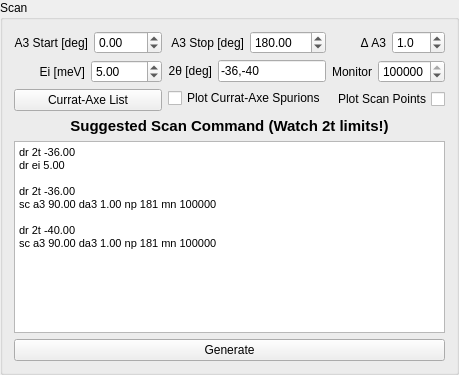
    <widget class="QGroupBox" name="groupBox_4">
     <property name="toolTip">
      <string/>
     </property>
     <property name="statusTip">
      <string/>
     </property>
     <property name="title">
      <string>Scan</string>
     </property>
     <layout class="QVBoxLayout" name="verticalLayout">
      <item>
       <layout class="QHBoxLayout" name="horizontalLayout_49">
        <item>
         <layout class="QVBoxLayout" name="verticalLayout_18">
          <item>
           <layout class="QHBoxLayout" name="horizontalLayout_50">
            <item>
             <widget class="QLabel" name="label_37">
              <property name="toolTip">
               <string>Start of sample rotation</string>
              </property>
              <property name="statusTip">
               <string>Start of sample rotation</string>
              </property>
              <property name="text">
               <string>A3 Start [deg]</string>
              </property>
              <property name="alignment">
               <set>Qt::AlignRight|Qt::AlignTrailing|Qt::AlignVCenter</set>
              </property>
             </widget>
            </item>
            <item>
             <widget class="QDoubleSpinBox" name="scan_a3Start_spinBox">
              <property name="toolTip">
               <string>Start of sample rotation</string>
              </property>
              <property name="statusTip">
               <string>Start of sample rotation</string>
              </property>
              <property name="minimum">
               <double>-720.000000000000000</double>
              </property>
              <property name="maximum">
               <double>720.000000000000000</double>
              </property>
             </widget>
            </item>
           </layout>
          </item>
          <item>
           <layout class="QHBoxLayout" name="horizontalLayout_51">
            <item>
             <widget class="QLabel" name="label_38">
              <property name="toolTip">
               <string>Incoming energy for scan</string>
              </property>
              <property name="statusTip">
               <string>Incoming energy for scan</string>
              </property>
              <property name="text">
               <string>Ei [meV]</string>
              </property>
              <property name="alignment">
               <set>Qt::AlignRight|Qt::AlignTrailing|Qt::AlignVCenter</set>
              </property>
             </widget>
            </item>
            <item>
             <widget class="QDoubleSpinBox" name="scan_ei_spinBox">
              <property name="toolTip">
               <string>Incoming energy for scan</string>
              </property>
              <property name="statusTip">
               <string>Incoming energy for scan</string>
              </property>
              <property name="value">
               <double>5.000000000000000</double>
              </property>
             </widget>
            </item>
           </layout>
          </item>
          <item>
           <widget class="QPushButton" name="scan_curratAxe_pushButton">
            <property name="toolTip">
             <string>Create/Edit Currat-Axe list</string>
            </property>
            <property name="statusTip">
             <string>Create/Edit Currat-Axe list</string>
            </property>
            <property name="text">
             <string>Currat-Axe List</string>
            </property>
           </widget>
          </item>
         </layout>
        </item>
        <item>
         <layout class="QVBoxLayout" name="verticalLayout_19">
          <item>
           <layout class="QHBoxLayout" name="horizontalLayout_52">
            <item>
             <widget class="QLabel" name="label_39">
              <property name="toolTip">
               <string>End of sample rotation</string>
              </property>
              <property name="statusTip">
               <string>End of sample rotation</string>
              </property>
              <property name="text">
               <string>A3 Stop [deg]</string>
              </property>
              <property name="alignment">
               <set>Qt::AlignRight|Qt::AlignTrailing|Qt::AlignVCenter</set>
              </property>
             </widget>
            </item>
            <item>
             <widget class="QDoubleSpinBox" name="scan_a3Stop_spinBox">
              <property name="toolTip">
               <string>End of sample rotation</string>
              </property>
              <property name="statusTip">
               <string>End of sample rotation</string>
              </property>
              <property name="minimum">
               <double>-720.000000000000000</double>
              </property>
              <property name="maximum">
               <double>720.000000000000000</double>
              </property>
              <property name="value">
               <double>180.000000000000000</double>
              </property>
             </widget>
            </item>
           </layout>
          </item>
          <item>
           <layout class="QHBoxLayout" name="horizontalLayout_53">
            <item>
             <widget class="QLabel" name="label_40">
              <property name="toolTip">
               <string>Scattering angle list (Seperate by ',')</string>
              </property>
              <property name="statusTip">
               <string>Scattering angle list (Seperate by ',')</string>
              </property>
              <property name="text">
               <string>2θ [deg]</string>
              </property>
              <property name="alignment">
               <set>Qt::AlignRight|Qt::AlignTrailing|Qt::AlignVCenter</set>
              </property>
             </widget>
            </item>
            <item>
             <widget class="QLineEdit" name="scan_a4_lineEdit">
              <property name="sizePolicy">
               <sizepolicy hsizetype="Minimum" vsizetype="Fixed">
                <horstretch>0</horstretch>
                <verstretch>0</verstretch>
               </sizepolicy>
              </property>
              <property name="toolTip">
               <string>Scattering angle list (Seperate by ',')</string>
              </property>
              <property name="statusTip">
               <string>Scattering angle list (Seperate by ',')</string>
              </property>
              <property name="text">
               <string>-36,-40</string>
              </property>
             </widget>
            </item>
           </layout>
          </item>
          <item>
           <widget class="QCheckBox" name="scan_curratAxe_checkBox">
            <property name="toolTip">
             <string>Plot Currat-Axe spurions on top</string>
            </property>
            <property name="statusTip">
             <string>Plot Currat-Axe spurions on top</string>
            </property>
            <property name="text">
             <string>Plot Currat-Axe Spurions</string>
            </property>
           </widget>
          </item>
         </layout>
        </item>
        <item>
         <layout class="QVBoxLayout" name="verticalLayout_20">
          <item>
           <layout class="QHBoxLayout" name="horizontalLayout_54">
            <item>
             <widget class="QLabel" name="label_41">
              <property name="toolTip">
               <string>Number of sample rotation steps</string>
              </property>
              <property name="statusTip">
               <string>Number of sample rotation steps</string>
              </property>
              <property name="text">
               <string>Δ A3</string>
              </property>
              <property name="alignment">
               <set>Qt::AlignRight|Qt::AlignTrailing|Qt::AlignVCenter</set>
              </property>
             </widget>
            </item>
            <item>
             <widget class="QDoubleSpinBox" name="scan_da3_doubleSpinBox">
              <property name="toolTip">
               <string>Step in A3</string>
              </property>
              <property name="statusTip">
               <string>Step in A3</string>
              </property>
              <property name="decimals">
               <number>1</number>
              </property>
              <property name="minimum">
               <double>0.100000000000000</double>
              </property>
              <property name="maximum">
               <double>10.000000000000000</double>
              </property>
              <property name="singleStep">
               <double>0.500000000000000</double>
              </property>
              <property name="value">
               <double>1.000000000000000</double>
              </property>
             </widget>
            </item>
           </layout>
          </item>
          <item>
           <layout class="QHBoxLayout" name="horizontalLayout_55"/>
          </item>
          <item>
           <layout class="QHBoxLayout" name="horizontalLayout_17">
            <property name="sizeConstraint">
             <enum>QLayout::SetDefaultConstraint</enum>
            </property>
            <item>
             <widget class="QLabel" name="label_19">
              <property name="toolTip">
               <string>Monitor for scan</string>
              </property>
              <property name="statusTip">
               <string>Monitor for scan</string>
              </property>
              <property name="text">
               <string>Monitor</string>
              </property>
              <property name="alignment">
               <set>Qt::AlignRight|Qt::AlignTrailing|Qt::AlignVCenter</set>
              </property>
             </widget>
            </item>
            <item>
             <widget class="QSpinBox" name="scan_monitor_spinBox">
              <property name="toolTip">
               <string>Monitor for scan</string>
              </property>
              <property name="statusTip">
               <string>Monitor for scan</string>
              </property>
              <property name="minimum">
               <number>1</number>
              </property>
              <property name="maximum">
               <number>100000000</number>
              </property>
              <property name="singleStep">
               <number>1000</number>
              </property>
              <property name="value">
               <number>100000</number>
              </property>
             </widget>
            </item>
           </layout>
          </item>
          <item>
           <widget class="QCheckBox" name="scan_plot_checkBox">
            <property name="toolTip">
             <string>Plot individual scan points</string>
            </property>
            <property name="statusTip">
             <string>Plot individual scan points</string>
            </property>
            <property name="layoutDirection">
             <enum>Qt::RightToLeft</enum>
            </property>
            <property name="text">
             <string>Plot Scan Points</string>
            </property>
           </widget>
          </item>
         </layout>
        </item>
       </layout>
      </item>
      <item>
       <widget class="QLabel" name="label_5">
        <property name="font">
         <font>
          <pointsize>11</pointsize>
          <weight>75</weight>
          <bold>true</bold>
         </font>
        </property>
        <property name="text">
         <string>Suggested Scan Command (Watch 2t limits!)</string>
        </property>
        <property name="alignment">
         <set>Qt::AlignCenter</set>
        </property>
       </widget>
      </item>
      <item>
       <widget class="QTextEdit" name="scanCommand_textEdit">
        <property name="toolTip">
         <string>Suggested script</string>
        </property>
        <property name="statusTip">
         <string>Suggested script</string>
        </property>
        <property name="readOnly">
         <bool>false</bool>
        </property>
        <property name="html">
         <string>&lt;!DOCTYPE HTML PUBLIC &quot;-//W3C//DTD HTML 4.0//EN&quot; &quot;http://www.w3.org/TR/REC-html40/strict.dtd&quot;&gt;
&lt;html&gt;&lt;head&gt;&lt;meta name=&quot;qrichtext&quot; content=&quot;1&quot; /&gt;&lt;style type=&quot;text/css&quot;&gt;
p, li { white-space: pre-wrap; }
&lt;/style&gt;&lt;/head&gt;&lt;body style=&quot; font-family:'MS Shell Dlg 2'; font-size:8.25pt; font-weight:400; font-style:normal;&quot;&gt;
&lt;p style=&quot; margin-top:0px; margin-bottom:0px; margin-left:0px; margin-right:0px; -qt-block-indent:0; text-indent:0px;&quot;&gt;&lt;span style=&quot; font-size:8pt;&quot;&gt;dr 2t -36.00&lt;/span&gt;&lt;/p&gt;
&lt;p style=&quot; margin-top:0px; margin-bottom:0px; margin-left:0px; margin-right:0px; -qt-block-indent:0; text-indent:0px;&quot;&gt;&lt;span style=&quot; font-size:8pt;&quot;&gt;dr ei 5.00&lt;/span&gt;&lt;/p&gt;
&lt;p style=&quot;-qt-paragraph-type:empty; margin-top:0px; margin-bottom:0px; margin-left:0px; margin-right:0px; -qt-block-indent:0; text-indent:0px; font-size:8pt;&quot;&gt;&lt;br /&gt;&lt;/p&gt;
&lt;p style=&quot; margin-top:0px; margin-bottom:0px; margin-left:0px; margin-right:0px; -qt-block-indent:0; text-indent:0px;&quot;&gt;&lt;span style=&quot; font-size:8pt;&quot;&gt;dr 2t -36.00&lt;/span&gt;&lt;/p&gt;
&lt;p style=&quot; margin-top:0px; margin-bottom:0px; margin-left:0px; margin-right:0px; -qt-block-indent:0; text-indent:0px;&quot;&gt;&lt;span style=&quot; font-size:8pt;&quot;&gt;sc a3 90.00 da3 1.00 np 181 mn 100000&lt;/span&gt;&lt;/p&gt;
&lt;p style=&quot;-qt-paragraph-type:empty; margin-top:0px; margin-bottom:0px; margin-left:0px; margin-right:0px; -qt-block-indent:0; text-indent:0px; font-size:8pt;&quot;&gt;&lt;br /&gt;&lt;/p&gt;
&lt;p style=&quot; margin-top:0px; margin-bottom:0px; margin-left:0px; margin-right:0px; -qt-block-indent:0; text-indent:0px;&quot;&gt;&lt;span style=&quot; font-size:8pt;&quot;&gt;dr 2t -40.00&lt;/span&gt;&lt;/p&gt;
&lt;p style=&quot; margin-top:0px; margin-bottom:0px; margin-left:0px; margin-right:0px; -qt-block-indent:0; text-indent:0px;&quot;&gt;&lt;span style=&quot; font-size:8pt;&quot;&gt;sc a3 90.00 da3 1.00 np 181 mn 100000&lt;/span&gt;&lt;/p&gt;
&lt;p style=&quot;-qt-paragraph-type:empty; margin-top:0px; margin-bottom:0px; margin-left:0px; margin-right:0px; -qt-block-indent:0; text-indent:0px; font-size:8pt;&quot;&gt;&lt;br /&gt;&lt;/p&gt;
&lt;p style=&quot;-qt-paragraph-type:empty; margin-top:0px; margin-bottom:0px; margin-left:0px; margin-right:0px; -qt-block-indent:0; text-indent:0px; font-size:8pt;&quot;&gt;&lt;br /&gt;&lt;/p&gt;&lt;/body&gt;&lt;/html&gt;</string>
        </property>
       </widget>
      </item>
      <item>
       <widget class="QPushButton" name="tool_generate_button">
        <property name="toolTip">
         <string>Generate overview plots</string>
        </property>
        <property name="statusTip">
         <string>Generate overview plots</string>
        </property>
        <property name="text">
         <string>Generate</string>
        </property>
       </widget>
      </item>
     </layout>
    </widget>
